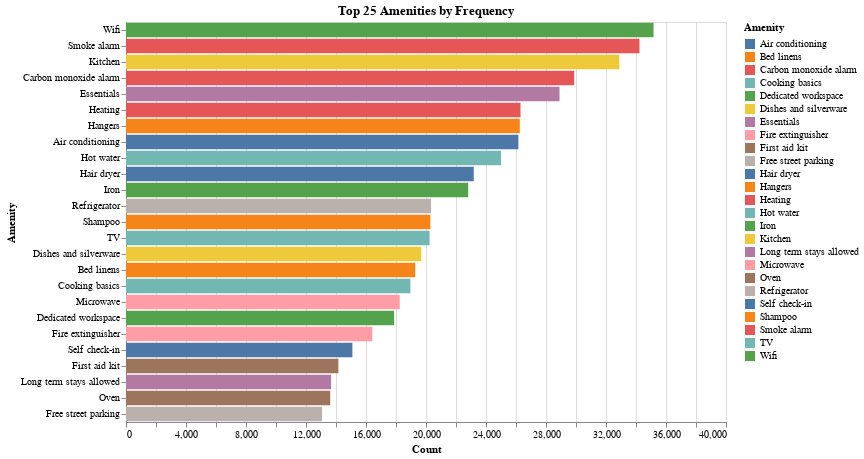

Source (notebook cell):
### Markdown cell above
**Comments** 
- Review scores are generally high, with an average score of around 4.8 for each category
- The average number of amenities listed per property is 25.99
- Availability is relatively high for most properties, with an average availability of 163 days in a year
- The mean price is $170.43, with a large range from 8 to 20,000 which indicates that there are both budget and luxury properties listed
- The average number of reviews is 25.66, with outliers having as many as 2485 reviews

### Code cell
# Bar chart for top 25 amenities by frequency 
top_25_amenities_df = amenity_counts.head(25).reset_index()
top_25_amenities_df.columns = ['Amenity', 'Count']

top_amenities_bar = alt.Chart(top_25_amenities_df).mark_bar().encode(
    alt.X('Count:Q'),
    alt.Y('Amenity:N', sort='-x'),
    alt.Color('Amenity:N')
).properties(
    title='Top 25 Amenities by Frequency',
    width=600,
    height=400
)

top_amenities_bar

### Figure 1 — Vega-Lite specification as saved in the notebook (floating-point values rounded to 4 significant figures)
{"$schema": "https://vega.github.io/schema/vega-lite/v5.20.1.json", "config": {"view": {"continuousHeight": 300, "continuousWidth": 300}}, "data": {"name": "data-61a00da336ad79ca8b7647d554c18963"}, "datasets": {"data-61a00da336ad79ca8b7647d554c18963": [{"Amenity": "Wifi", "Count": 35169}, {"Amenity": "Smoke alarm", "Count": 34232}, {"Amenity": "Kitchen", "Count": 32889}, {"Amenity": "Carbon monoxide alarm", "Count": 29881}, {"Amenity": "Essentials", "Count": 28900}, {"Amenity": "Heating", "Count": 26301}, {"Amenity": "Hangers", "Count": 26254}, {"Amenity": "Air conditioning", "Count": 26158}, {"Amenity": "Hot water", "Count": 25006}, {"Amenity": "Hair dryer", "Count": 23183}, {"Amenity": "Iron", "Count": 22814}, {"Amenity": "Refrigerator", "Count": 20335}, {"Amenity": "Shampoo", "Count": 20292}, {"Amenity": "TV", "Count": 20238}, {"Amenity": "Dishes and silverware", "Count": 19682}, {"Amenity": "Bed linens", "Count": 19283}, {"Amenity": "Cooking basics", "Count": 18958}, {"Amenity": "Microwave", "Count": 18250}, {"Amenity": "Dedicated workspace", "Count": 17873}, {"Amenity": "Fire extinguisher", "Count": 16418}, {"Amenity": "Self check-in", "Count": 15093}, {"Amenity": "First aid kit", "Count": 14158}, {"Amenity": "Long term stays allowed", "Count": 13674}, {"Amenity": "Oven", "Count": 13615}, {"Amenity": "Free street parking", "Count": 13070}]}, "encoding": {"color": {"field": "Amenity", "type": "nominal"}, "x": {"field": "Count", "type": "quantitative"}, "y": {"field": "Amenity", "sort": "-x", "type": "nominal"}}, "height": 400, "mark": {"type": "bar"}, "title": "Top 25 Amenities by Frequency", "width": 600}
